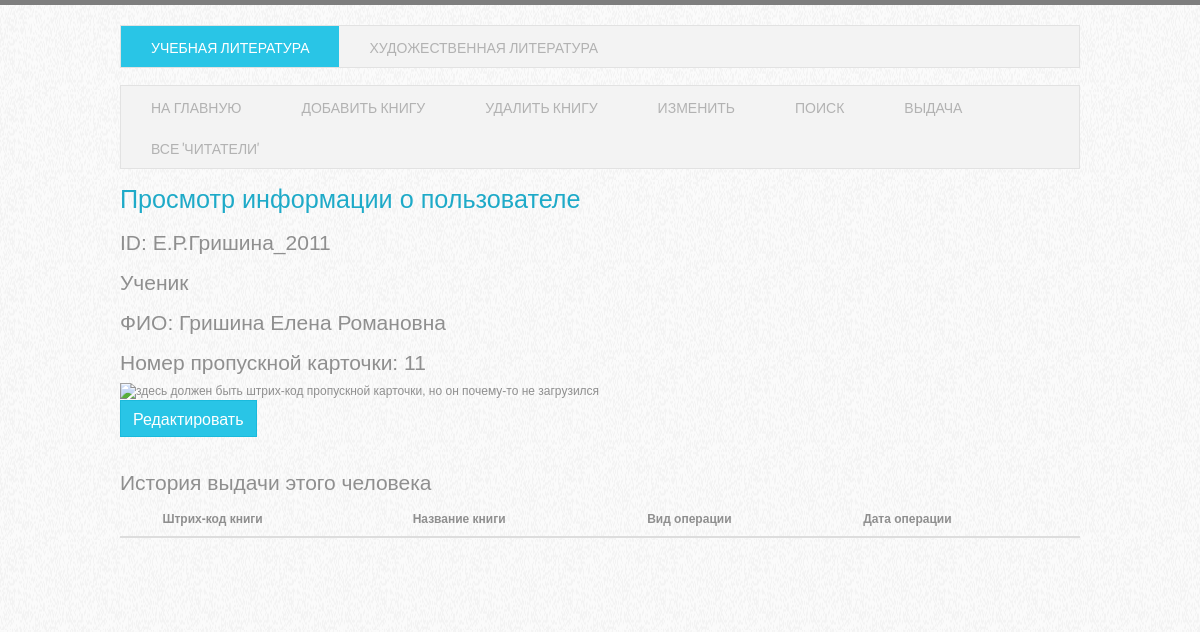
The page /person_page/11 on the database as committed earlier.
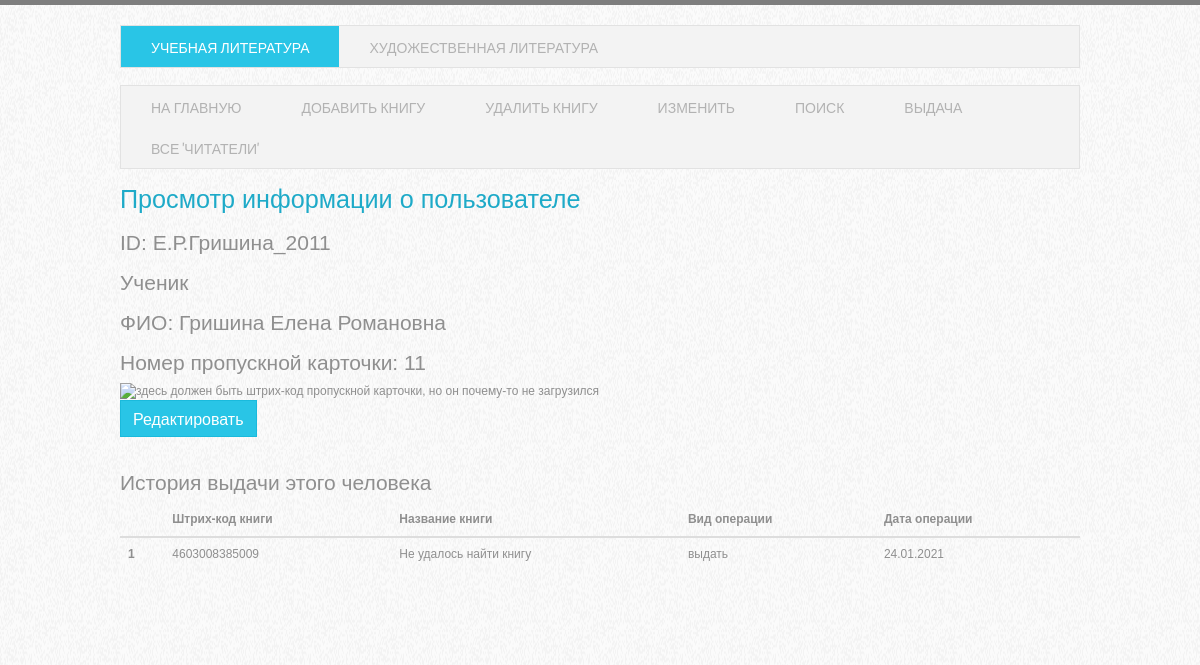
The same page on the database as committed later.
### tables this page shows
CREATE TABLE history (id INTEGER PRIMARY KEY UNIQUE NOT NULL, book INTEGER, person_code STRING, person_fio STRING, "action" STRING, date DATETIME);

### app.py (the view, shortened to what this page needs)
@app.route('/person_page/<pers_code>', methods=['GET', 'POST'])
def person_page(pers_code):
    con = sqlite3.connect('people.db')
    cursoro = con.cursor()
    p = cursoro.execute(f'SELECT * FROM numbers WHERE code={pers_code}').fetchall()
    if len(p) == 0:
        return render_template('any_error.html', err=f'Не удалось найти пользователя с кодом {pers_code}', db=database)
    id, pos, fio, code = p[0]
    position = PROFS[pos]
    fio = ' '.join(fio.split('_'))
    url = f'https://barcode.tec-it.com/barcode.ashx?data={code}&code=&multiplebarcodes=false&' \
          f'translate-esc=true&unit=Fit&dpi=96&imagetype=Gif&rotation=0&color=%23000000&' \
          f'bgcolor=%23ffffff&codepage=Default&qunit=Mm&quiet=0'
    history = []
    con = sqlite3.connect('BD2.db')
    cursoro = con.cursor()
    spisok = [list(i) for i in cursoro.execute('SELECT * from history').fetchall()]
    for sp in spisok:
        if sp[2] != code:
            continue
        book = cursoro.execute(f'SELECT name from books WHERE code="{sp[1]}"').fetchall()
        if len(book) == 0:
            book = 'Не удалось найти книгу'
        else:
            book = book[0][0]
        sp.insert(2, book)
        sp[-1] = '.'.join(sp[-1].split('-')[::-1])
        history.append(sp)
    con = sqlite3.connect('BD1.db')
    cursoro = con.cursor()
    spisok = [list(i) for i in cursoro.execute('SELECT * from history').fetchall()]
    history.sort(key=lambda i: -i[0])
    return render_template('person_page.html', id=id, position=position, fio=fio, code=code, img=url, giving=history,
                           db=database)

### templates/person_page.html
{% extends 'base.html' %}
{% block content %}
<div class="wrapper container">
    <nav class="navbar navbar-default">
        <ul class="nav navbar-nav">
            {% if db == 'BD1.db'%}
            <li><a href="/db_ucheb">Учебная литература</a></li>
            <li class="active"><a href="/db_hudoz">Художественная литература</a></li>
            {% else %}
            <li class="active"><a href="/db_ucheb">Учебная литература</a></li>
            <li><a href="/db_hudoz">Художественная литература</a></li>
            {% endif %}
        </ul>
    </nav>
    <nav class="navbar navbar-default">
        <ul class="nav navbar-nav">
            <li><a href="/index">На главную</a></li>
            <li><a href="/addbook">Добавить книгу</a></li>
            <li><a href="/deletebook">Удалить книгу</a></li>
            <li><a href="/change">Изменить</a></li>
            <li><a href="/find">Поиск</a></li>
            <li><a href="/giving">Выдача</a></li>
            <li><a href="/all_users">Все 'читатели'</a></li>
        </ul>
    </nav>
    <h3 style="color: rgb(30,170,200)"><big>Просмотр информации о пользователе</big></h3>
    <h3>ID: {{id}}</h3>
    <h3>{{position}}</h3>
    <h3>ФИО: {{fio}}</h3>
    <h3>Номер пропускной карточки: {{code}}</h3>
    <img src={{img}} alt="здесь должен быть штрих-код пропускной карточки, но он почему-то не загрузился">
    <br>
    {% if position == "Ученик" %}
        <div><a class="btn btn-primary" style="font-size: 12pt" href="/student_change/{{code}}">Редактировать</a></div>
    {% else %}
        <div><a class="btn btn-primary" style="font-size: 12pt" href="/teacher_change/{{code}}">Редактировать</a></div>
    {% endif %}
    <br>
    <h3>История выдачи этого человека</h3>
    <table class="table table-hover">
        <thead>
        <tr>
            <th></th>
            <th>Штрих-код книги</th>
            <th>Название книги</th>
            <th>Вид операции</th>
            <th>Дата операции</th>
        </tr>
        </thead>
        <tbody>
        {%for message in giving %}
        <tr>
            <th scope="row">{{message[0]}}</th>
            <td><a href="/book_page/{{message[1]}}"  style="color: rgb(143, 143, 143)">{{message[1]}}</a></td>
            <td><a href="/book_page/{{message[1]}}"  style="color: rgb(143, 143, 143)">{{message[2]}}</a></td>
            <td>{{message[5]}}</td>
            <td>{{message[6]}}</td>
        </tr>
        {% endfor %}
        </tbody>
    </table>
</div>
{% endblock %}

Rows that differ between the two databases and show on the page:
added history: id "1", book "4603008385009", message "Не удалось найти книгу", action "выдать", message "24.01.2021"
